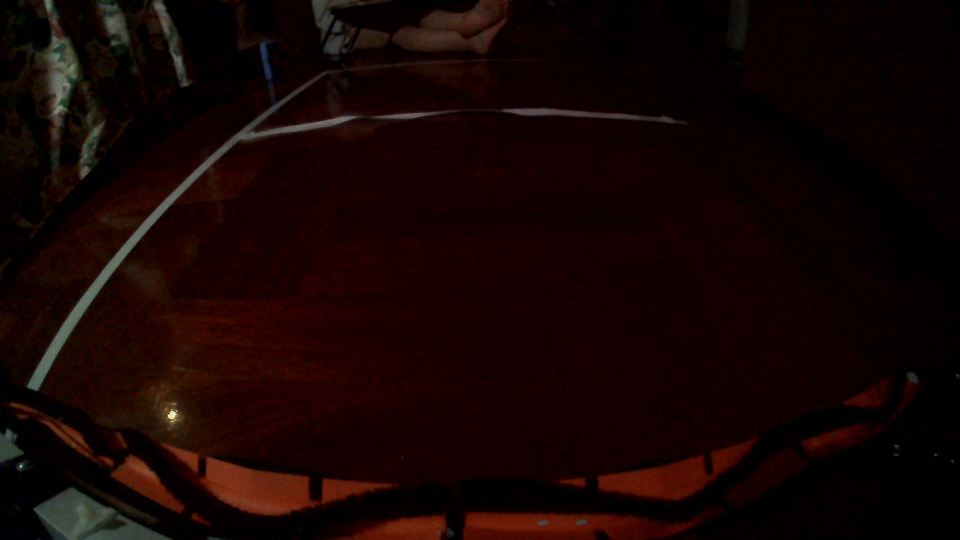
#> input picture Linux/solarBot/imgForward/front_0003.jpg, 1920 x 1080 px (shown at 1/2 size)
$ python 'mainCV(cpy).py'
#> lines starting #> are read from the running program, lines starting #| are printed output that depends on the picture; after the words box and inside, x2 and y2 are one past the last pixel; in counts of white or black regions, pixels touching at a corner belong together
#> the answer given: y
import os
import glob
import cv2
import numpy as np
import captureImg  # Automatically saves to ~/solarBot/imgForward

OUTPUT_DIR = "objectDetectTest"
FORWARD_DIR = "imgForward"

# ==========================================================
# CURVE FITTING HELPER
# ==========================================================
def fit_curve_3pts(p1, p2, p3, axis="y_along_x", num_points=60):
    x_pts = np.array([p1[0], p2[0], p3[0]], dtype=np.float64)
    y_pts = np.array([p1[1], p2[1], p3[1]], dtype=np.float64)

    if axis == "y_along_x":
        poly = np.polyfit(x_pts, y_pts, 2)
        x_vals = np.linspace(p1[0], p3[0], num_points)
        y_vals = np.polyval(poly, x_vals)
        pts = np.column_stack((x_vals, y_vals))
    else:
        poly = np.polyfit(y_pts, x_pts, 2)
        y_vals = np.linspace(p1[1], p3[1], num_points)
        x_vals = np.polyval(poly, y_vals)
        pts = np.column_stack((x_vals, y_vals))

    return pts.astype(np.int32).reshape((-1, 1, 2))

# ==========================================================
# PROCESS & TRACE (Digs into imgForward for the latest image)
# ==========================================================
def process_and_trace():
    # Automatically find the latest image inside imgForward
    list_of_images = glob.glob(os.path.join(FORWARD_DIR, "front_*.jpg"))
    if not list_of_images:
        print("Error: No images found in imgForward folder!")
        return None, None

    latest_image_path = max(list_of_images, key=os.path.getmtime)
    print(f"Processing latest image: {latest_image_path}")

    img = cv2.imread(latest_image_path)
#> img is the input picture: shape (1080, 1920, 3); mean B, G, R 3.2, 5, 21.4
    if img is None:
        print("Error: Could not read the image.")
        return None, None

    h, w = img.shape[:2]

    # 1. Canny Edge Detection
    gray_img = cv2.cvtColor(img, cv2.COLOR_BGR2GRAY)
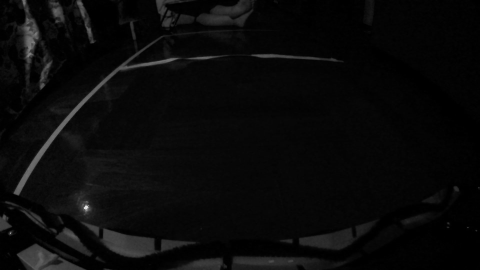
#> gray_img: shape (1080, 1920) (shown at 1/4 size); min 0, max 251, mean 9.6
    edges = cv2.Canny(gray_img, 100, 200)
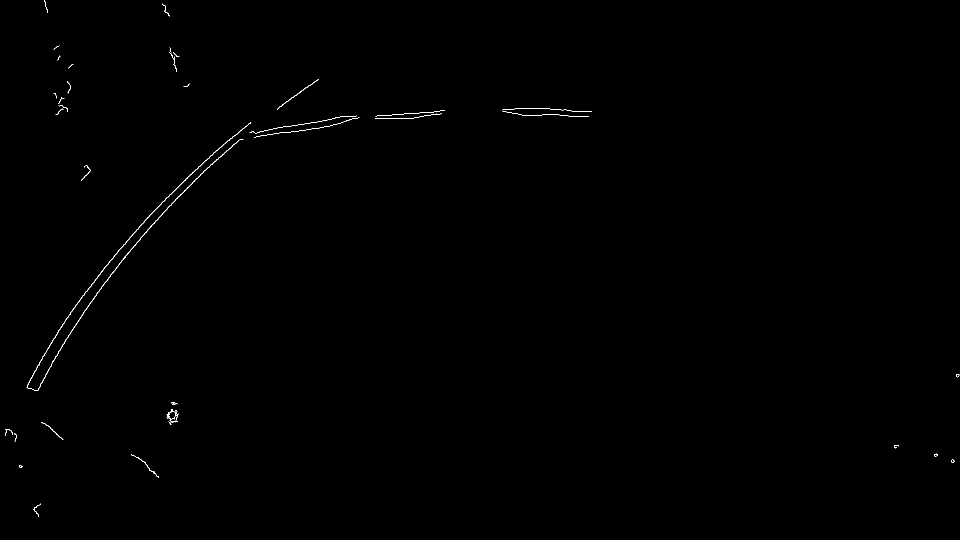
#> edges: shape (1080, 1920) (shown at 1/2 size); 0.2% white in thin lines or dots

    # 2. DEFINE BOUNDARIES
    cx_ratio = 0.482

    left_top = (int(w * 0.305), int(h * 0.165))
    left_mid = (int(w * 0.145), int(h * 0.400))
    left_bot = (int(w * 0.020), int(h * 0.670))

    right_top = (int(w * 0.660), int(h * 0.165))
    right_mid = (int(w * 0.820), int(h * 0.400))
    right_bot = (int(w * 0.940), int(h * 0.670))

    brush_mid = (int(w * cx_ratio), int(h * 0.880))

    front_y_base = int(h * 0.165) + 5
    front_curve_depth = -15

    front_left_mult = 0.300
    front_right_mult = 0.665

    front_left = (int(w * front_left_mult), front_y_base)
    front_mid  = (int(w * cx_ratio), front_y_base + front_curve_depth)
    front_right = (int(w * front_right_mult), front_y_base)

    left_curve = fit_curve_3pts(left_top, left_mid, left_bot, axis="x_along_y")
    right_curve = fit_curve_3pts(right_top, right_mid, right_bot, axis="x_along_y")
    brush_curve = fit_curve_3pts(left_bot, brush_mid, right_bot, axis="y_along_x")
    front_curve = fit_curve_3pts(front_left, front_mid, front_right, axis="y_along_x")

    polygon_points = np.vstack([front_curve, right_curve, brush_curve[::-1], left_curve[::-1]])
    mask = np.zeros((h, w), dtype=np.uint8)
    cv2.fillPoly(mask, [polygon_points], 255)
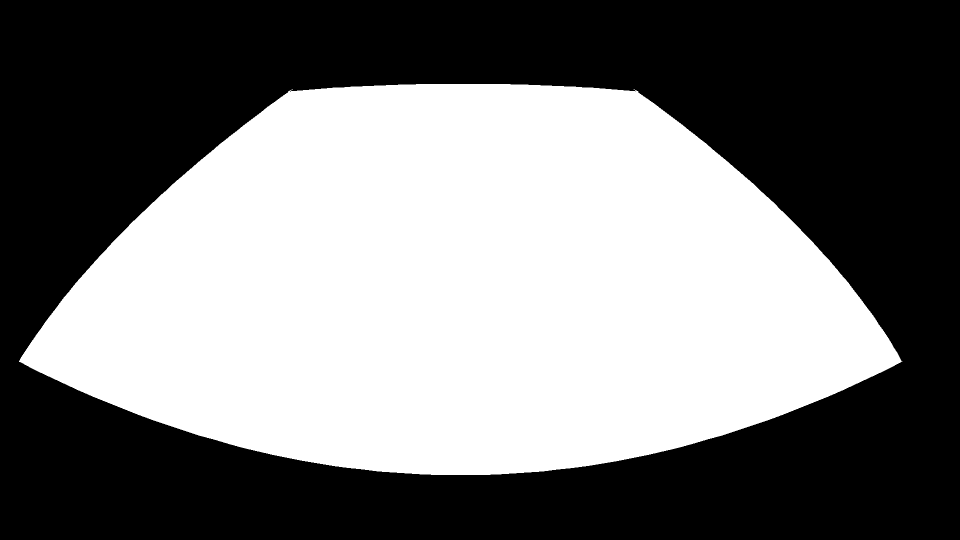
#> mask: shape (1080, 1920) (shown at 1/2 size); 47.2% white; 1 white region, box (x1, y1, x2, y2) and area: (38, 168, 1805, 950) 979278

    masked_edges = cv2.bitwise_and(edges, edges, mask=mask)
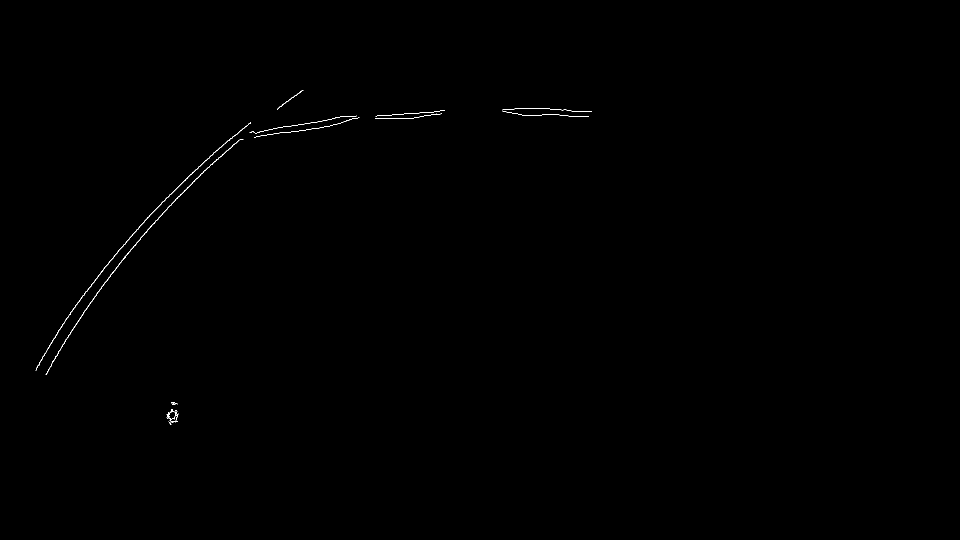
#> masked_edges: shape (1080, 1920) (shown at 1/2 size); 0.15% white in thin lines or dots, all inside (x1, y1, x2, y2) = (71, 180, 1184, 850)
    traced_image = cv2.cvtColor(masked_edges, cv2.COLOR_GRAY2BGR)

    def leftTracking():
        cm_calib = np.array([65,   60,   55,   50,   45,   40,   35,   30,   25,   20,   15,   10,   5        ], dtype=float)
        y_calib  = np.array([215.5, 240,  254.5, 280,  300.5, 340,  375,  410,  438,  496,  553,  630,  720      ], dtype=float)
        left_perspective_corrections = {
            65: -10, 60: -11, 55: -12, 50: -13, 45: -14, 40: -16, 35: -20, 30: -20,
            25: -21, 20: -24, 15: -27, 10: -32, 5:  -36
        }
        left_pts = left_curve.reshape(-1, 2)
        left_poly = np.polyfit(left_pts[:, 1], left_pts[:, 0], 2)

        print("\n==========================================")
        print("LEFT LINE TRACING")
        print("==========================================")
        detected_points = []
        calibrated_pixels = []

        for cm in cm_calib:
            base_y = np.interp(cm, cm_calib[::-1], y_calib[::-1])
            target_y = int(base_y)
            left_x = int(np.polyval(left_poly, target_y))

            search_start = max(0, left_x - 30)
            search_end = min(w, max(left_x + 50, w // 2))
            search_window = masked_edges[target_y, search_start:search_end]
            white_pixels = np.where(search_window > 0)[0]

            if len(white_pixels) > 0:
                edge_x = int(np.min(white_pixels + search_start))
                raw_px = edge_x - left_x
                correction = left_perspective_corrections.get(int(cm), 0)
                calibrated_px = raw_px + correction
                calibrated_pixels.append(calibrated_px)
                print(f"@ {int(cm):2d}cm = {calibrated_px:+3d}px")
                detected_points.append((edge_x, target_y))
                cv2.circle(traced_image, (edge_x, target_y), 3, (0, 0, 255), -1)
                cv2.line(traced_image, (left_x, target_y), (edge_x, target_y), (0, 0, 255), 1)
#> this loop made 13 passes
#> (white_pixels, edge_x, raw_px, calibrated_px) on passes 1 to 7: ([54, 55], 557, 24, 14), ([179, 180, 181, 182, 183, 184, 226, 227, 228], 649, 149, 138), ([37, 38, 110, 111, 112, 113, 192, 193, 194, 195], 489, 7, -5), ([37, 38, 39, 40, 58, 59], 456, 7, -6), ([38, 39, 40, 59, 60, 61], 433, 8, -6), ([43, 44, 63, 64], 390, 13, -3), ([47, 48, 68], 354, 17, -3)
#> (printed output is left out)
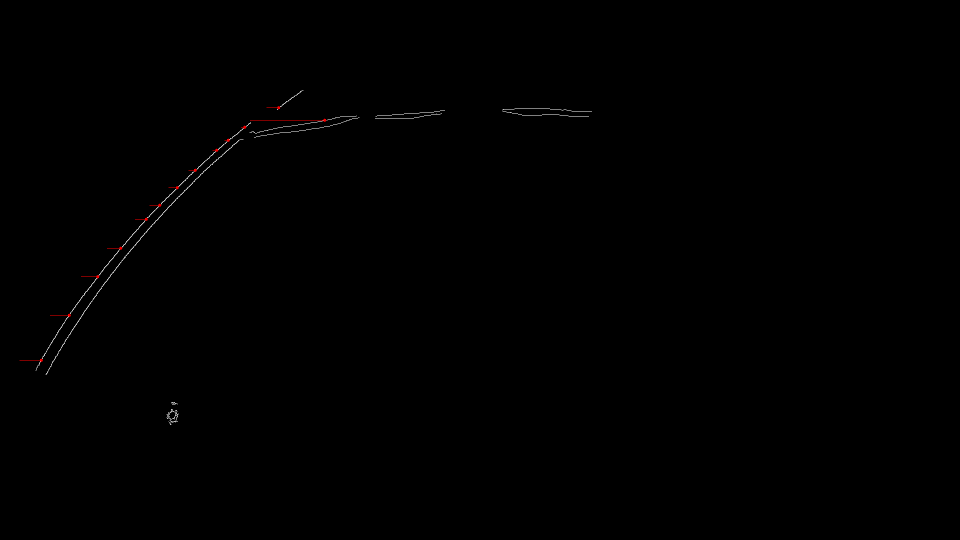
#> traced_image: shape (1080, 1920, 3) (shown at 1/2 size); mean B, G, R 0.4, 0.4, 0.5
#> after the loop, calibrated_pixels = [14, 138, -5, -6, -6, -3, -3, 0, 1, 3, 6, 6, 7]; detected_points = [(557, 215), (649, 240), (489, 254), (456, 280), (433, 300), (390, 340), (354, 375), (319, 410), (292, 438), (241, 496), (195, 553), (138, 630), (82, 720)]

        if calibrated_pixels:
            print(f"Average Left Offset: {np.mean(calibrated_pixels):+.1f}px")
#| Average Left Offset: +11.7px

        # RESTORED: Solid line connecting left dots
        if len(detected_points) > 2:
            pts_array = np.array(detected_points, dtype=np.int32).reshape((-1, 1, 2))
#> pts_array = contour of 13 points, box (x1, y1, x2, y2) (82, 215, 650, 721), area 16716
            cv2.polylines(traced_image, [pts_array], isClosed=False, color=(0, 0, 255), thickness=2)

        print("==========================================\n")

    def rightTracking():
        cm_calib = np.array([65,   60,   55,   50,   45,   40,   35,   30,   25,   20,   15,   10,   5        ], dtype=float)
        y_calib  = np.array([215.5, 240,  254.5, 280,  300.5, 340,  375,  410,  438,  496,  553,  630,  720      ], dtype=float)
        perspective_corrections = {
            65: 22, 60: 18, 55: 24, 50: 23, 45: 19, 40: 15, 35: 20, 30: 15,
            25: 12, 20: 6,  15: 4,  10: 0,  5:  0
        }
        right_pts = right_curve.reshape(-1, 2)
        right_poly = np.polyfit(right_pts[:, 1], right_pts[:, 0], 2)

        print("\n==========================================")
        print("RIGHT LINE TRACING")
        print("==========================================")
        detected_points = []
        calibrated_pixels = []

        for cm in cm_calib:
            base_y = np.interp(cm, cm_calib[::-1], y_calib[::-1])
            target_y = int(base_y)
            right_x = int(np.polyval(right_poly, target_y))

            search_start = max(0, min(right_x - 50, w // 2))
            search_end = min(w, right_x + 30)
            search_window = masked_edges[target_y, search_start:search_end]
            white_pixels = np.where(search_window > 0)[0]

            if len(white_pixels) > 0:
                edge_x = int(np.max(white_pixels + search_start))
                raw_px = right_x - edge_x
                correction = perspective_corrections.get(int(cm), 0)
                calibrated_px = raw_px + correction
                calibrated_pixels.append(calibrated_px)
                print(f"@ {int(cm):2d}cm = {calibrated_px:+3d}px")
                detected_points.append((edge_x, target_y))
                cv2.circle(traced_image, (edge_x, target_y), 3, (0, 0, 255), -1)
                cv2.line(traced_image, (right_x, target_y), (edge_x, target_y), (0, 0, 255), 1)
#> after the loop, calibrated_pixels = []; detected_points = []

        if calibrated_pixels:
            print(f"Average Right Offset: {np.mean(calibrated_pixels):+.1f}px")

        # RESTORED: Solid line connecting right dots
        if len(detected_points) > 2:
            pts_array = np.array(detected_points, dtype=np.int32).reshape((-1, 1, 2))
            cv2.polylines(traced_image, [pts_array], isClosed=False, color=(0, 0, 255), thickness=2)

        print("==========================================\n")

    def frontTracking():
        width_steps = np.linspace(10, 60, 25, dtype=int)
        front_pts = front_curve.reshape(-1, 2)
        front_poly = np.polyfit(front_pts[:, 0], front_pts[:, 1], 2)
        brush_pts = brush_curve.reshape(-1, 2)
        brush_poly = np.polyfit(brush_pts[:, 0], brush_pts[:, 1], 2)

        x_start_top, x_end_top = front_left[0], front_right[0]
        x_start_bot, x_end_bot = left_bot[0], right_bot[0]

        print("\n==========================================")
        print("FRONT LINE TRACING")
        print("==========================================")
        detected_points = []

        for width_pos in width_steps:
            tx_top = int(np.interp(width_pos, [0, 71], [x_start_top, x_end_top]))
            tx_bot = int(np.interp(width_pos, [0, 71], [x_start_bot, x_end_bot]))
            top_y = int(np.polyval(front_poly, tx_top))
            bottom_y = int(np.polyval(brush_poly, tx_bot))

            y_samples = np.linspace(top_y, bottom_y, max(10, abs(bottom_y - top_y)), dtype=int)
            x_samples = np.linspace(tx_top, tx_bot, len(y_samples), dtype=int)

            edge_found = False
            for y, x in zip(y_samples, x_samples):
                if np.any(masked_edges[max(0, y-1):min(h, y+2), max(0, x-3):min(w, x+4)] > 0):
                    detected_points.append((x, y))
                    cv2.circle(traced_image, (x, y), 3, (0, 0, 255), -1)
                    edge_found = True
                    break
#> traced_image: shape (1080, 1920, 3); mean B, G, R 0.3, 0.3, 0.7
#> after the loop, detected_points = [(634, 242), (661, 236), (686, 232), (708, 231), (753, 230), (775, 229), (798, 227), (820, 225), (843, 224), (864, 223), (887, 219), (1005, 217), (1027, 216), (1049, 215), (1071, 216), (1092, 216), (1114, 217), (1137, 219), (1159, 221)]

        # RESTORED: Solid line connecting front dots
        if len(detected_points) > 2:
            detected_arr = np.array(detected_points, dtype=np.float64)
#> detected_arr = 19 rows, first 8: [634, 242], [661, 236], [686, 232], [708, 231], [753, 230], [775, 229], [798, 227], [820, 225]
            poly_tracked = np.polyfit(detected_arr[:, 0], detected_arr[:, 1], 2)
#> poly_tracked = [0.000135, -0.283, 365.4]
            x_vals = np.linspace(detected_arr[:, 0].min(), detected_arr[:, 0].max(), 60)
            y_vals = np.polyval(poly_tracked, x_vals)
#> y_vals = 60 values, max 240.3 at index 0, min 216.9 at index 47, mean 223.3
            tracked_curve = np.column_stack((x_vals, y_vals)).astype(np.int32).reshape((-1, 1, 2))
#> tracked_curve = contour of 60 points, box (x1, y1, x2, y2) (634, 216, 1160, 241), area 3296
            cv2.polylines(traced_image, [tracked_curve], isClosed=False, color=(0, 255, 0), thickness=2)

        print("==========================================\n")

    # Run all trackers sequentially
    leftTracking()
    rightTracking()
    frontTracking()

    # Draw boundary boxes (Purple)
    cv2.polylines(traced_image, [left_curve], isClosed=False, color=(128, 0, 128), thickness=2)
    cv2.polylines(traced_image, [right_curve], isClosed=False, color=(128, 0, 128), thickness=2)
    cv2.polylines(traced_image, [brush_curve], isClosed=False, color=(128, 0, 128), thickness=2)
    cv2.polylines(traced_image, [front_curve], isClosed=False, color=(128, 0, 128), thickness=2)

    # ==========================================================
    # RESTORED: HEIGHT & WIDTH DEPTH TICKS
    # ==========================================================
    depth_y_offset = 0
    cm_calib = np.array([65,   60,   55,   50,   45,   40,   35,   30,   25,   20,   15,   10,   5,    0   ], dtype=float)
    y_calib  = np.array([215.5, 240,  254.5, 280,  300.5, 340,  375,  410,  438,  496,  553,  630,  720,  760  ], dtype=float)

    left_pts = left_curve.reshape(-1, 2)
    left_poly = np.polyfit(left_pts[:, 1], left_pts[:, 0], 2)
    right_pts = right_curve.reshape(-1, 2)
    right_poly = np.polyfit(right_pts[:, 1], right_pts[:, 0], 2)

    for cm in range(65, -1, -1):
        base_y = np.interp(cm, cm_calib[::-1], y_calib[::-1])
        target_y = int(base_y + depth_y_offset)

        is_major = (cm % 5 == 0)
        tick_length = 20 if is_major else 10

        left_x = int(np.polyval(left_poly, target_y))
        cv2.line(traced_image, (left_x, target_y), (left_x - tick_length, target_y), (0, 255, 255), 2 if is_major else 1)
        if is_major:
            cv2.putText(traced_image, f"{cm}", (left_x - tick_length - 28, target_y + 4), cv2.FONT_HERSHEY_SIMPLEX, 0.35, (0, 255, 255), 1)

        right_x = int(np.polyval(right_poly, target_y))
        cv2.line(traced_image, (right_x, target_y), (right_x + tick_length, target_y), (0, 255, 255), 2 if is_major else 1)
        if is_major:
            cv2.putText(traced_image, f"{cm}", (right_x + tick_length + 5, target_y + 4), cv2.FONT_HERSHEY_SIMPLEX, 0.35, (0, 255, 255), 1)
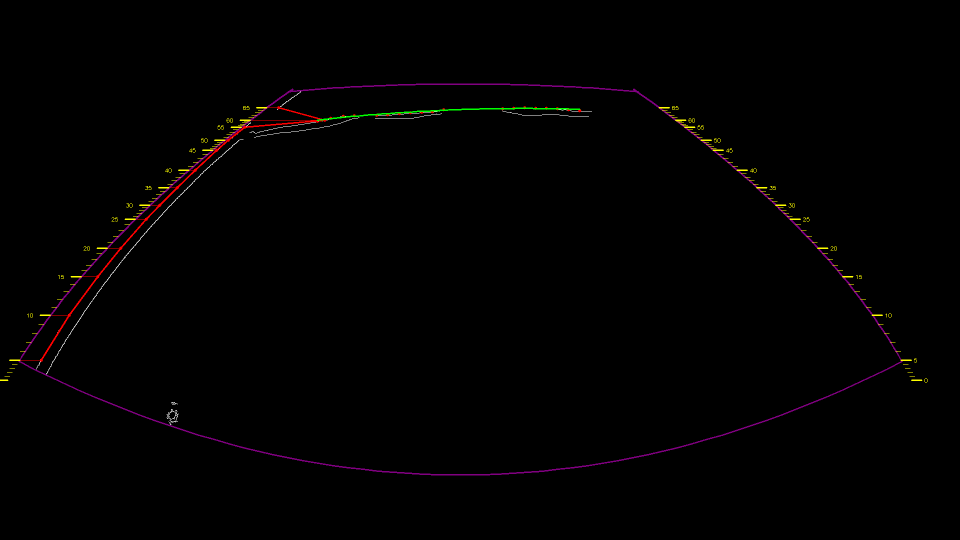
#> traced_image: shape (1080, 1920, 3) (shown at 1/2 size); mean B, G, R 1, 0.9, 1.9

    front_pts = front_curve.reshape(-1, 2)
    front_poly = np.polyfit(front_pts[:, 0], front_pts[:, 1], 2)
    x_start, x_end = front_left[0], front_right[0]

    for val in range(0, 72, 5):
        tx = int(np.interp(val, [0, 71], [x_start, x_end]))
        ty = int(np.polyval(front_poly, tx))
        major = (val % 10 == 0 or val == 35)
        t_len = 15 if major else 8
        cv2.line(traced_image, (tx, ty), (tx, ty - t_len), (0, 255, 0), 2 if major else 1)
        if major:
            cv2.putText(traced_image, f"{val}", (tx - 8, ty - t_len - 4), cv2.FONT_HERSHEY_SIMPLEX, 0.3, (0, 255, 0), 1)
#> traced_image: shape (1080, 1920, 3); 0.04% of pixels changed, all inside (x1, y1, x2, y2) = (569, 142, 1270, 184)

    brush_pts = brush_curve.reshape(-1, 2)
    brush_poly = np.polyfit(brush_pts[:, 0], brush_pts[:, 1], 2)
    brush_x_start, brush_x_end = left_bot[0], right_bot[0]

    for val in range(0, 72, 5):
        tx = int(np.interp(val, [0, 71], [brush_x_start, brush_x_end]))
        ty = int(np.polyval(brush_poly, tx))
        major = (val % 10 == 0 or val == 35)
        t_len = 15 if major else 8
        cv2.line(traced_image, (tx, ty), (tx, ty + t_len), (0, 255, 0), 2 if major else 1)
        if major:
            cv2.putText(traced_image, f"{val}", (tx - 8, ty + t_len + 12), cv2.FONT_HERSHEY_SIMPLEX, 0.3, (0, 255, 0), 1)
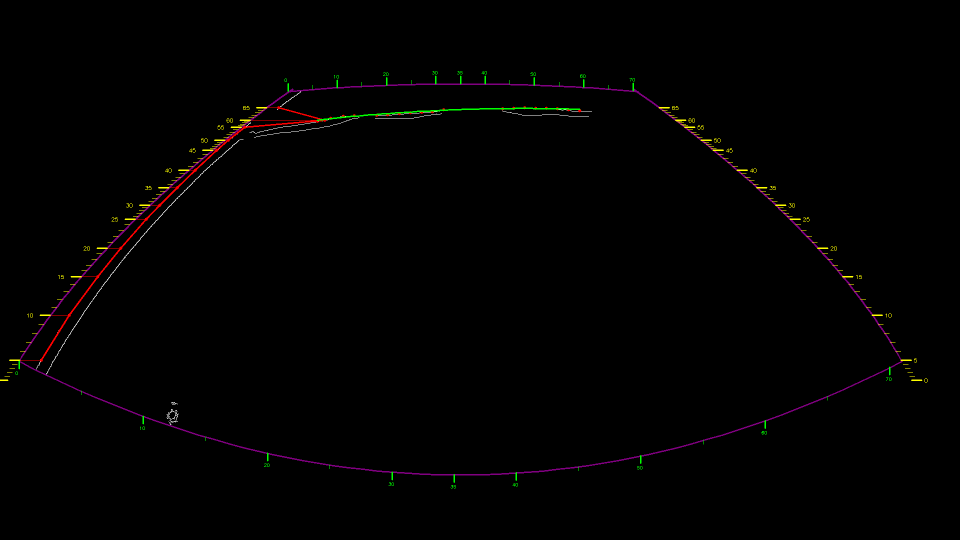
#> traced_image: shape (1080, 1920, 3) (shown at 1/2 size); mean B, G, R 1, 1.1, 1.9

    return traced_image, latest_image_path

# ==========================================================
# OUTPUT IMAGE FUNCTION (Saves debug output)
# ==========================================================
def outputImage(traced_image, image_path):
    if traced_image is None or image_path is None:
        return

    save_choice = input("Do you want to save the tracked output image? (y/n): ").strip().lower()
    if save_choice == 'y':
        os.makedirs(OUTPUT_DIR, exist_ok=True)
        filename = os.path.basename(image_path)
        out_path = os.path.join(OUTPUT_DIR, f"tracked_{filename}")
        cv2.imwrite(out_path, traced_image)
        print(f"Saved tracked debug image to: {out_path}\n")
    else:
        print("Image saving skipped.\n")

# ==========================================================
# MAIN LOOP
# ==========================================================
def main_loop():
    print("--- Solar Panel Tracker Started ---")
    while True:
        cmd = input("Take a picture? (y/n): ").strip().lower()

        if cmd == 'n':
            print("Stopping program.")
            break
        elif cmd == 'y':
            print("Calling camera...")

            # 1. CAPTURE IMAGE (Saves new image into imgForward folder)
            # -> If you want to test statically without camera, just comment out this line
            #    and let process_and_trace() automatically grab the existing latest file!
            #captureImg.capture_image()

            # 2. PROCESS AND TRACE (Grabs latest image from imgForward and runs trackers)
            traced_img, img_path = process_and_trace()
#> img_path = 'imgForward/front_0003.jpg'

            # 3. OUTPUT IMAGE (Handles saving/debugging choice)
            if traced_img is not None:
                outputImage(traced_img, img_path)
#> the answer given: out.png
        else:
            print("Invalid input. Please type 'y' to continue or 'n' to stop.")

if __name__ == "__main__":
#> (the run stopped early here; a loop or call above may not have finished)
